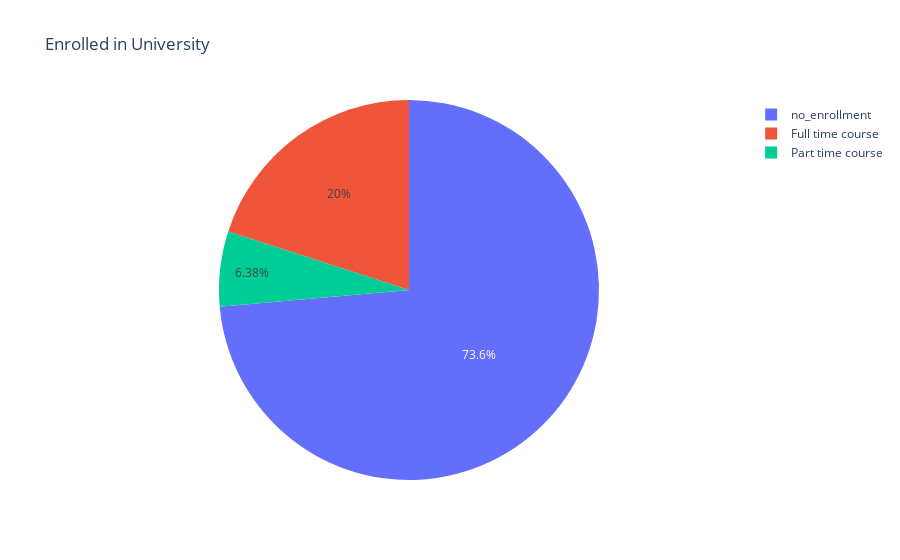

The cell this chart's notebook holds for it:
### Code cell
make_plot('enrolled_university', 'Enrolled in University')

### Figure 1 — Plotly figure (JSON) as saved in the notebook; plotly's stock layout.template omitted (floating-point values rounded to 4 significant figures)
{"data": [{"domain": {"x": [0, 1], "y": [0, 1]}, "hovertemplate": "enrolled_university=%{label}<br>count=%{value}<extra></extra>", "labels": ["no_enrollment", "Full time course", "Part time course"], "legendgroup": "", "name": "", "showlegend": true, "type": "pie", "values": [13817, 3757, 1198]}], "layout": {"legend": {"tracegroupgap": 0}, "title": {"text": "Enrolled in University"}}}
